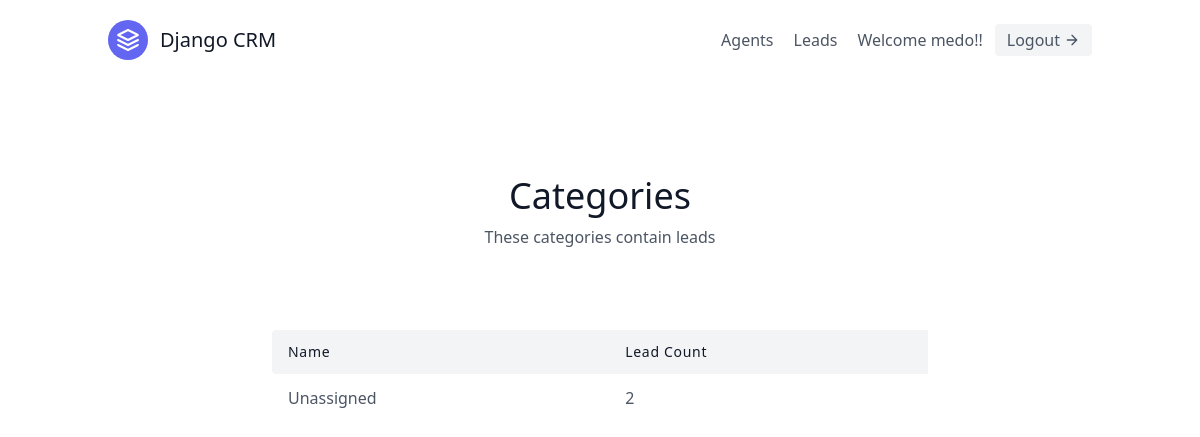
/base/categories/ (signed in), run on an earlier commit of the app's database.
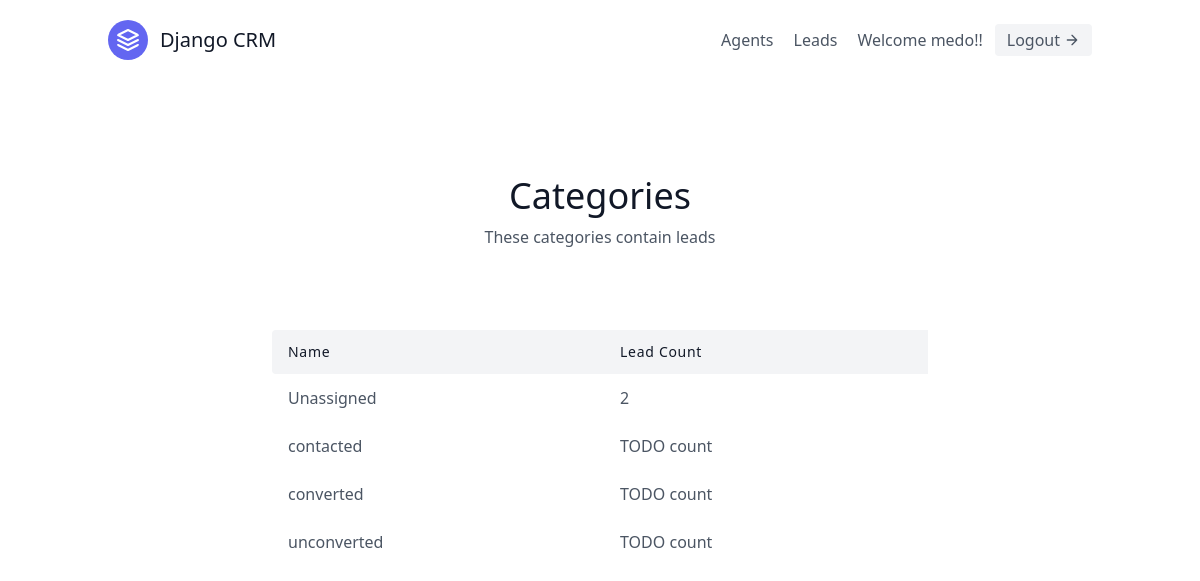
And on a later commit of the database.
### base/models.py (models this page shows, shortened)
class Category(models.Model):
    name = models.CharField(max_length=30)
    organisation = models.ForeignKey(UserProfile, on_delete=models.CASCADE)

### base/views.py (the view)
# urls.py: path('categories/', CategoryListView.as_view(), name='category-list'),
class CategoryListView(LoginRequiredMixin, ListView):
    template_name = 'base/category_list.html'
    context_object_name = 'category_list'
    def get_context_data(self, **kwargs):
        context= super(CategoryListView, self).get_context_data(**kwargs)
        user = self.request.user
        if user.is_organisor:
            queryset = Lead.objects.filter(organisation = user.userprofile)
        else:
            queryset = Lead.objects.filter(organisation= user.agent.organisation)
        context.update({
            'unassigned_lead_count': queryset.filter(category__isnull= True).count()
        })
        return context
    def get_queryset(self):
        user = self.request.user
        if user.is_organisor:
            queryset = Category.objects.filter(organisation = user.userprofile)
        else:
            queryset = Category.objects.filter(organisation= user.agent.organisation)
        return queryset

### base/templates/base/category_list.html
{% extends 'base.html' %}
{% block content %}
    <section class="text-gray-600 body-font">
    <div class="container px-5 py-24 mx-auto">
        <div class="flex flex-col text-center w-full mb-20">
        <h1 class="sm:text-4xl text-3xl font-medium title-font mb-2 text-gray-900">Categories</h1>
        <p class="lg:w-2/3 mx-auto leading-relaxed text-base">
            These categories contain leads
        </p>
        </div>
        <div class="lg:w-2/3 w-full mx-auto overflow-auto">
        <table class="table-auto w-full text-left whitespace-no-wrap">
            <thead>
            <tr>
                <th class="px-4 py-3 title-font tracking-wider font-medium text-gray-900 text-sm bg-gray-100 rounded-tl rounded-bl">Name</th>
                <th class="px-4 py-3 title-font tracking-wider font-medium text-gray-900 text-sm bg-gray-100">Lead Count</th>
            </tr>
            </thead>
            <tbody>
            <tr>
                <td class="px-4 py-3">Unassigned</td>
                <td class="px-4 py-3">{{ unassigned_lead_count }}</td>
            </tr>
            {% for category in category_list %}
            <tr>
                <td class="px-4 py-3">
                    <a href="{% url 'base:category-detail' category.pk %}">{{ category.name }}</a>
                </td>
                <td class="px-4 py-3">TODO count</td>
            </tr>
            {% endfor %}
            </tbody>
        </table>
        </div>
    </div>
    </section>
{% endblock content %}

What changed in the data, as far as the page shows it:
now on this page (row edited): Category: name "contacted"
now on this page (row edited): Category: name "converted"
now on this page (row edited): Category: name "unconverted"
